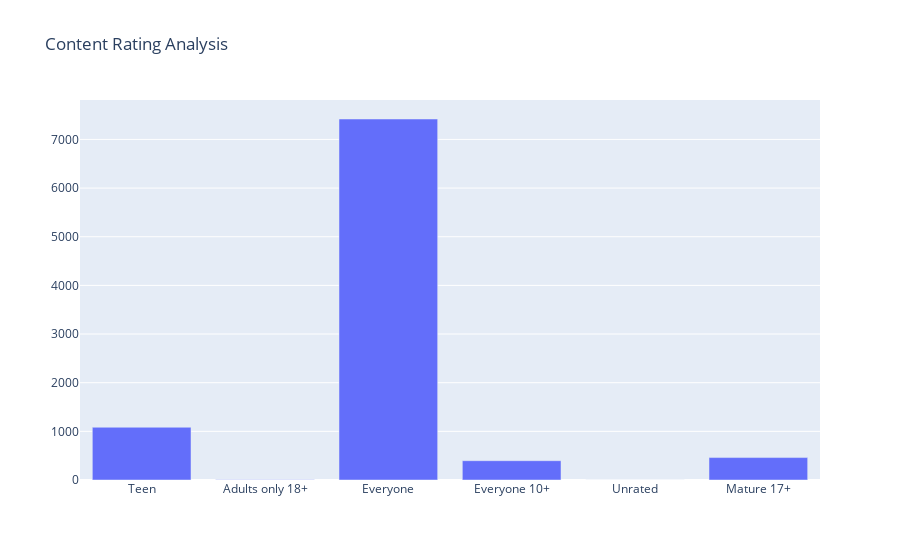

This figure's notebook cell:
### Code cell
fig

### Figure 1 — Plotly figure (JSON) as saved in the notebook; plotly's stock layout.template omitted (floating-point values rounded to 4 significant figures)
{"data": [{"type": "bar", "x": ["Teen", "Adults only 18+", "Everyone", "Everyone 10+", "Unrated", "Mature 17+"], "y": [1084, 3, 7420, 397, 1, 461]}], "layout": {"title": {"text": "Content Rating Analysis"}}}
